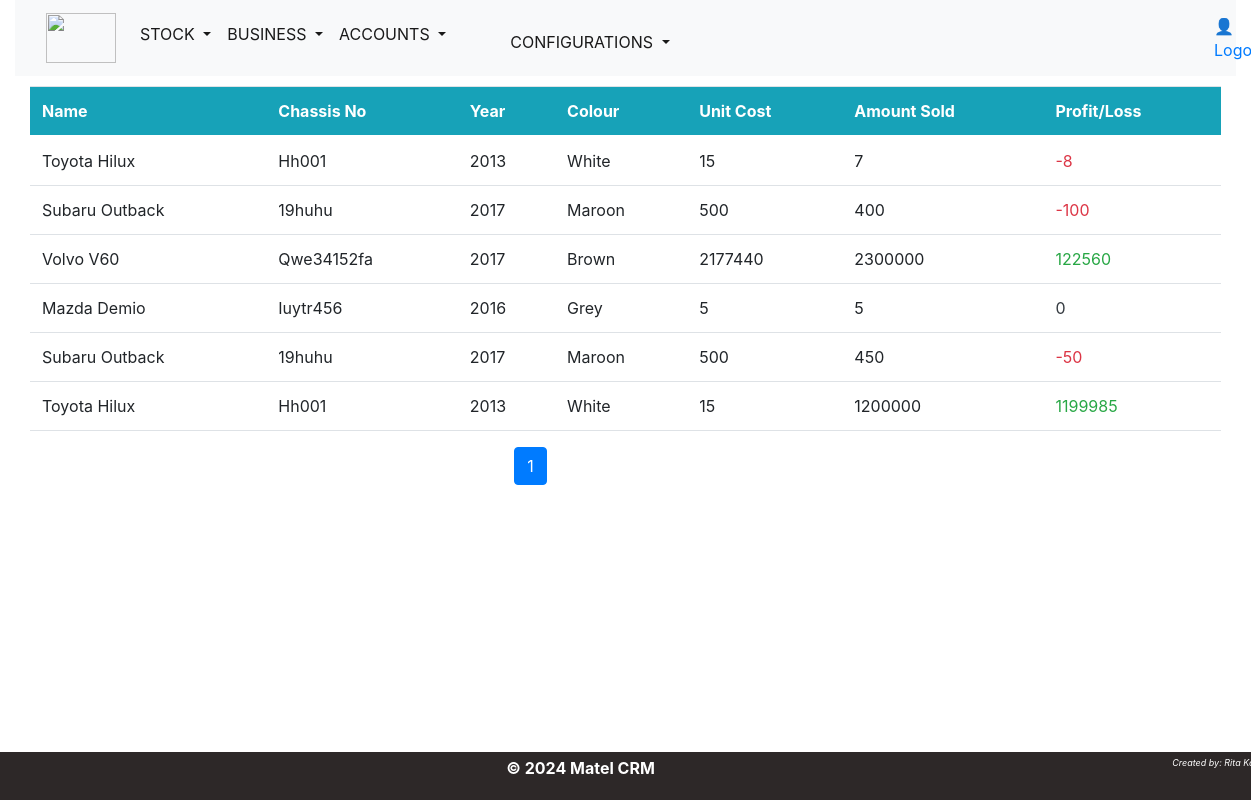
/income_report, run on the app's committed database.
### clients/models.py (models this page shows, shortened)
class Business(models.Model):
    transmissiontype=[
        ('AUTOMATIC ', 'Automatic'),
        ('MANUAL ', 'Manual'),
    ]
    fueltype=[
        ('PETROL ', 'Petrol'),
        ('DIESEL ', 'Diesel'),
    ]
    name=models.ForeignKey(Prospects,null=True, on_delete=models.CASCADE)
    cardetails=models.ForeignKey(CarExpenses,null=True, on_delete=models.CASCADE)
    regno= models.CharField(max_length=150)
    engine= models.CharField(max_length=150,default='1190CC')
    fuel= models.CharField(max_length=20,choices=fueltype, default='Petrol')
    transmission= models.CharField(max_length=20,choices=transmissiontype, default='Automatic')
    quantity= models.PositiveIntegerField(default=1)
    invamt=models.PositiveIntegerField(default=0)
    ttlamt=models.PositiveIntegerField(default=0)
    created_at = models.DateField(default=timezone.now)

### inventory/models.py (models this page shows, shortened)
class CarExpenses(models.Model):
    totalcost=models.PositiveIntegerField(default='0')
    name = models.ForeignKey(Stock, on_delete=models.CASCADE)
    unitcost = models.PositiveIntegerField(default='0')
    tax=models.PositiveIntegerField(default='0')
    portcharges=models.PositiveIntegerField(default='0')
    transportcharges=models.PositiveIntegerField(default='0')
    miscellaneous=models.PositiveIntegerField(default='0')

class Stock(models.Model):
    name = models.ForeignKey(CarModel, on_delete=models.CASCADE)
    color=models.CharField(max_length=50)
    year = models.PositiveIntegerField(default=None)
    chassisno=models.CharField(max_length=50,  default='0001')
    arrivaldate=models.DateField(default=timezone.now)
    status=models.CharField(max_length=20,choices=status, default='AVAILABLE')

class CarModel(models.Model):
    make = models.ForeignKey(CarMake, on_delete=models.CASCADE)
    name = models.CharField(max_length=50)
    class Meta:
        unique_together = ['make', 'name',]
    def __str__(self):
        return f"{self.make.name}  {self.name}"

class CarMake(models.Model):
    name=models.CharField(max_length=50,unique=True)

### clients/views.py (the view)
# urls.py: path('income_report', views.income_report, name='income_report'),
def income_report(request):
    template= 'clients/receipts/income_report.html'
    income = Business.objects.all().order_by('-id')
    page = Paginator(income, 10)
    page_list = request.GET.get('page')
    page = page.get_page(page_list)
    reports = []
    for business in page.object_list:
        total_cost = business.cardetails.totalcost
        ttl_amount = business.ttlamt
        profit_loss = ttl_amount - total_cost
        reports.append({
            'business': business,
            'total_cost': total_cost,
            'ttl_amount': ttl_amount,
            'profit_loss': profit_loss,
        })
    context = {
        'page': page,
        'reports': reports,
    }
    return render(request, template, context)

### clients/templates/clients/receipts/income_report.html (shortened to what this page needs)
{% extends 'base.html' %}
{% load crispy_forms_tags %}
{% block content %}
<div class="col-md-12" style="margin-top: 10px;">
    <table class="table bg-white">
        <thead class="bg-info text-white">
            <tr>
                <th scope="col">Name</th>
                <th scope="col">Chassis No</th>
                <th scope="col">Year</th>
                <th scope="col">Colour</th>
                <th scope="col">Unit Cost</th>
                <th scope="col">Amount Sold</th>
                <th scope="col">Profit/Loss</th>
            </tr>
        </thead>
        <tbody>
            {% for report in reports %}
            <tr>
                <td>{{ report.business.cardetails.name.name|capfirst }}</td>
                <td>{{ report.business.cardetails.name.chassisno|capfirst }}</td>
                <td>{{ report.business.cardetails.name.year|capfirst }}</td>
                <td>{{ report.business.cardetails.name.color|capfirst }}</td>
                <td>{{ report.total_cost }}</td>
                <td>{{ report.ttl_amount }}</td>
                <td class="{% if report.profit_loss > 0 %}text-success{% elif report.profit_loss < 0 %}text-danger{% else %}text-dark{% endif %}">
                    {{ report.profit_loss }}
                </td>
            </tr>
            {% endfor %}
        </tbody>
    </table>
</div>
<div class="container">
    <div class="row my-6">
        <div class="col-md-4 offset-md-3">
            <nav aria-label="Page navigation example">
                <ul class="pagination justify-content-center">
                    {% for num_page in page.paginator.page_range %}
                    {% if page.number == num_page %}
                    <li class="page-item active" aria-current="page">
                        <span class="page-link">{{ num_page }}</span>
                    </li>
                    {% else %}
                    <li class="page-item">
                        <a class="page-link" href="?page={{ num_page }}">{{ num_page }}</a>
                    </li>
                    {% endif %}
                    {% endfor %}
                </ul>
            </nav>
        </div>
    </div>
</div>
{% endblock %}

### assets/css/main.css (style rules this page uses)
body { font-family: "Helvetica", Sans-Serif; background-color: lavenderblush; color: #333; margin: 0; padding: 0; height: 80%; }
.container { width: 100%; margin: 0 auto; }
@media screen and (min-width: 901px) { body { font-size: 18px; } }

### assets/css/inventory.css (style rules this page uses)
body { margin: 0; font-family: 'Arial', sans-serif; background-image: url('/assets/images/background.jpg'); background-size: cover; background-position: fill; background-repeat: no-repeat; height: 100vh; }

### data on the page
Business: business.cardetails.name.name "Toyota Hilux", business.cardetails.name.chassisno "Hh001", business.cardetails.name.year "2013", business.cardetails.name.color "White", total_cost "15", ttl_amount "7", profit_loss "-8"
Business: business.cardetails.name.name "Subaru Outback", business.cardetails.name.chassisno "19huhu", business.cardetails.name.year "2017", business.cardetails.name.color "Maroon", total_cost "500", ttl_amount "400", profit_loss "-100"
Business: business.cardetails.name.name "Volvo V60", business.cardetails.name.chassisno "Qwe34152fa", business.cardetails.name.year "2017", business.cardetails.name.color "Brown", total_cost "2177440", ttl_amount "2300000", profit_loss "122560"
Business: business.cardetails.name.name "Mazda Demio", business.cardetails.name.chassisno "Iuytr456", business.cardetails.name.year "2016", business.cardetails.name.color "Grey", total_cost "5", ttl_amount "5", profit_loss "0"
Business: business.cardetails.name.name "Subaru Outback", business.cardetails.name.chassisno "19huhu", business.cardetails.name.year "2017", business.cardetails.name.color "Maroon", total_cost "500", ttl_amount "450", profit_loss "-50"
Business: business.cardetails.name.name "Toyota Hilux", business.cardetails.name.chassisno "Hh001", business.cardetails.name.year "2013", business.cardetails.name.color "White", total_cost "15", ttl_amount "1200000", profit_loss "1199985"

### other printed values
{{ num_page }} "1"
